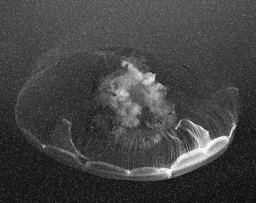
#> input picture lab05/initial data/Jellyfish.png, 256 x 203 px, shrunk from 960 x 762 before the run, found by its file name
$ python 6d.py
#> lines starting #> are read from the running program, lines starting #| are printed output that depends on the picture
#> further down, image is the input picture: shape (203, 256); min 10, max 255, mean 67.7
import cv2
import numpy as np

def alphatrimmedmeanfilter_2d(image, alpha):
#> called with alpha = 2
    M, N = image.shape
#> M = 203; N = 256
    result = np.zeros_like(image, dtype=np.float32)

    # Start and end of the trimmed ordered set
    start = alpha // 2
    end = 9 - (alpha // 2)

    # Move window through all elements of the image
    for m in range(1, M - 1):
        for n in range(1, N - 1):
            # Pick up window elements
            window = image[m - 1:m + 2, n - 1:n + 2].flatten()

            # Order elements (only necessary part of them)
            for j in range(end):
                # Find position of minimum element
                min_idx = j
                for k in range(j + 1, 9):
                    if window[k] < window[min_idx]:
                        min_idx = k

                # Put found minimum element in its place
                window[j], window[min_idx] = window[min_idx], window[j]

            # Get result - the mean value of the elements in trimmed set
            result[m - 1, n - 1] = np.mean(window[start:end])
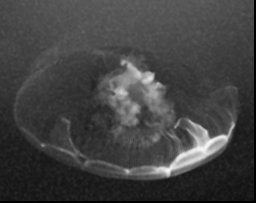
#> result: shape (203, 256) float32; min 0, max 249.1, mean 66.3

    return result.astype(np.uint8)

# Example usage:
image = cv2.imread('initial data/Jellyfish.png', cv2.IMREAD_GRAYSCALE)
alpha = 2
filtered_image = alphatrimmedmeanfilter_2d(image, alpha)

output_path = '6/6d_result.png'
cv2.imwrite(output_path, filtered_image)
